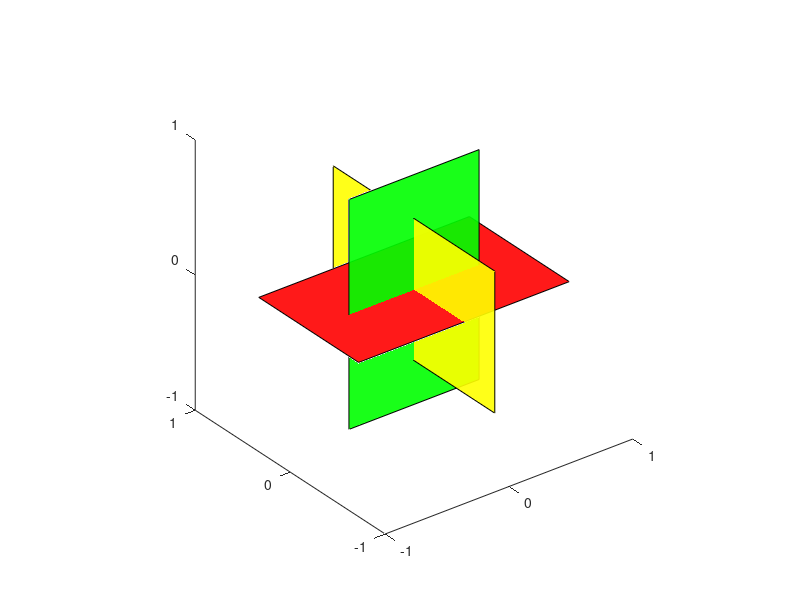

Here is the MATLAB script that generated this plot: (Note: this script raises an error after producing the figure.)
% plot icosahedron
golden_ratio = (1 + sqrt(5)) / 2;
rectangle_half_height = sqrt( 1 / (1 + golden_ratio^2) );
rectangle_half_width = rectangle_half_height * golden_ratio;
xy_rectangle_vertices = [-rectangle_half_width,  rectangle_half_height, 0; ...
                          rectangle_half_width,  rectangle_half_height, 0; ...
                          rectangle_half_width, -rectangle_half_height, 0; ...
                         -rectangle_half_width, -rectangle_half_height, 0];
xz_rectangle_vertices = [-rectangle_half_height, 0,  rectangle_half_width; ...
                          rectangle_half_height, 0,  rectangle_half_width; ...
                          rectangle_half_height, 0, -rectangle_half_width; ...
                         -rectangle_half_height, 0, -rectangle_half_width];
yz_rectangle_vertices = [0, -rectangle_half_width,  rectangle_half_height; ...
                         0,  rectangle_half_width,  rectangle_half_height; ...
                         0,  rectangle_half_width, -rectangle_half_height; ...
                         0, -rectangle_half_width, -rectangle_half_height];
faces = [1,2,3,4,1];

% if exists(figure(1))
%   clf(1)
% end
figure(1)
patch('Faces', faces, 'Vertices', xy_rectangle_vertices, 'FaceColor', 'r', 'FaceAlpha', 0.9, 'EdgeColor', 'k')
view(3)
daspect([1,1,1])
xticks([-1,0,1]); yticks([-1,0,1]); zticks([-1,0,1]);
hold on
patch('Faces', faces, 'Vertices', xz_rectangle_vertices, 'FaceColor', 'g', 'FaceAlpha', 0.9, 'EdgeColor', 'k')
patch('Faces', faces, 'Vertices', yz_rectangle_vertices, 'FaceColor', 'y', 'FaceAlpha', 0.9, 'EdgeColor', 'k')
icosahedron = generateSphere(1,0);
trisurf(icosahedron, 'FaceColor', 'none', 'EdgeColor', 'k', 'LineWidth', 3);

% clf(2)
figure(2)
icosphere = generateSphere(1,2);
patch('Faces', faces, 'Vertices', xy_rectangle_vertices, 'FaceColor', 'r', 'FaceAlpha', 0.9, 'EdgeColor', 'k')
view(3)
daspect([1,1,1])
xticks([-1,0,1]); yticks([-1,0,1]); zticks([-1,0,1]);
hold on
patch('Faces', faces, 'Vertices', xz_rectangle_vertices, 'FaceColor', 'g', 'FaceAlpha', 0.9, 'EdgeColor', 'k')
patch('Faces', faces, 'Vertices', yz_rectangle_vertices, 'FaceColor', 'y', 'FaceAlpha', 0.9, 'EdgeColor', 'k')
trisurf(icosphere, 'FaceColor', 'none', 'EdgeColor', 'k', 'LineWidth', 3);